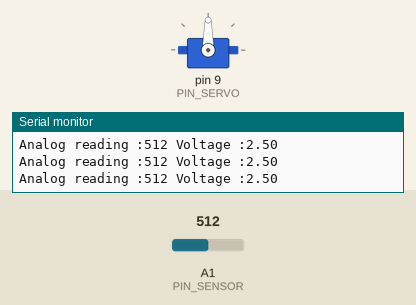
Recording of a sketch running on a simulated Arduino Uno, built with avr-gcc and run on an emulated ATmega328P. Parts: servo, the last lines printed to the serial monitor. The inputs (shaded band) are chosen by the test bench; at power-on: A1 (PIN_SENSOR) = 512.

Above: at 1.2 s.
1.3 s: A1 (PIN_SENSOR) set to 991
At 1.7 s:
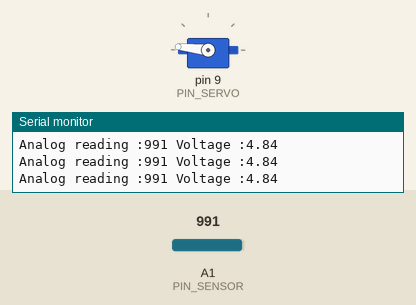
2.8 s: A1 (PIN_SENSOR) set to 1013
At 4.0 s:
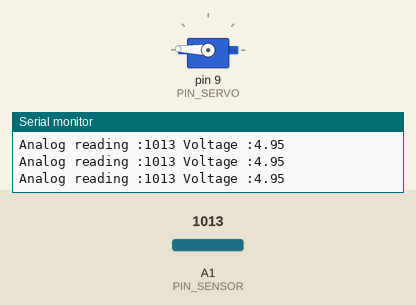
5.8 s: A1 (PIN_SENSOR) set to 900
At 6.3 s:
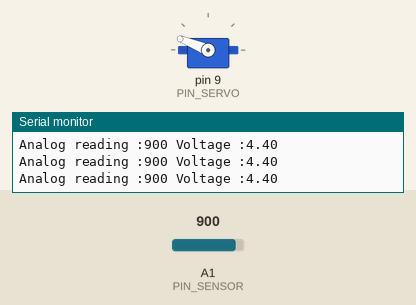
7.3 s: A1 (PIN_SENSOR) set to 1023
At 8.5 s:
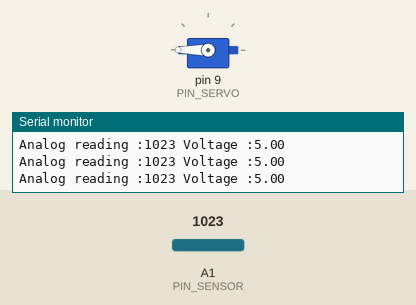
8.8 s: A1 (PIN_SENSOR) set to 716
At 9.8 s:
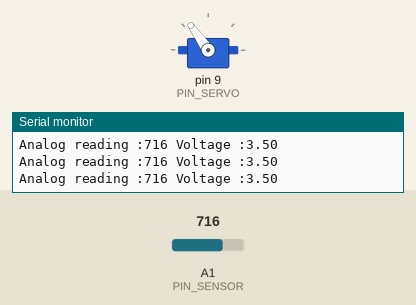
10.3 s: A1 (PIN_SENSOR) set to 110
At 10.8 s:
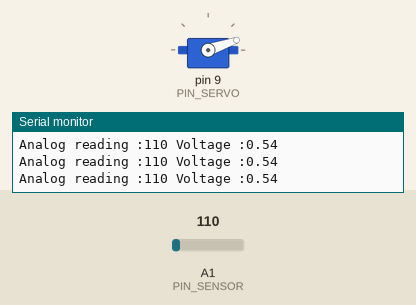
11.8 s: A1 (PIN_SENSOR) set to 91
Timing chart, 0 to 14.8 s (numbered marks = the images above; inputs shaded):
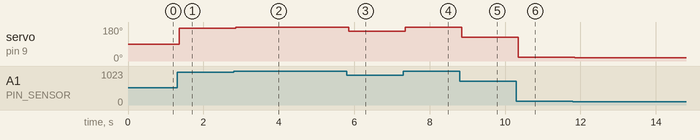

The sketch:

controlSystems.ino
```cpp
// JAMES HUGHES - INSTRUMENTATION AND CONTROL - LAB 5
```

b_servo.ino
```cpp
 // JAMES HUGHES - INSTRUMENTATION AND CONTROL - LAB 5

 # include<Servo.h> //INCLUDE SERVO LIBRARY:

class servoActuator { //SERVO CLASS
  private:
  byte PIN_SERVO;
  unsigned long timeOn;
  Servo ServMo;

  public:
  servoActuator(byte PIN_SERVO,unsigned long timeOn){//CONSTUCTOR TAKES INPUTS FROM Z_MAIN AND APPLIES TO CLASS VARIABLES:
  pinMode(PIN_SERVO, OUTPUT);
  this->PIN_SERVO = PIN_SERVO;
  this->timeOn = timeOn;
    }
void ServoAngle(int angle){ //THIS FUNCTION MAPS THE VOLTAGE OF THE OUTPUT TO THE ANGLE OF THE MOTOR
   ServMo.attach(PIN_SERVO);
   angle = map(angle, 0, 1023, 0, 180);
   ServMo.write(angle);
   delay(timeOn);
     }};
```

c_depthsensor.ino
```cpp
// JAMES HUGHES - INSTRUMENTATION AND CONTROL - LAB 5

class depthSensor { //DEPTH SENSOR CLASS
  private:
  int Pin_Input;
  int Sample_Time;
  int sensorValue;
  float voltage;
  unsigned long nextChangeTime = 0;

  public:
  depthSensor(byte Pin_Input,int Sample_Time){//CONSTUCTOR TAKES INPUTS FROM Z_MAIN AND APPLIES TO CLASS VARIABLES:
  this->Pin_Input = Pin_Input;
  this->Sample_Time = Sample_Time;
   }

void DataConvert(){ //THIS FUNCTION CONVERTS ANALOG INPUT TO VOLTAGE OUTPUT:
   unsigned long currentTime = millis();

    if(currentTime >= nextChangeTime) { //DATA OUTPUT SMOOTHING:

     this->sensorValue = analogRead(Pin_Input);//READ FROM ANALOGUE INPUT AND CONVERT TO VOLTAGE:

   this-> voltage = sensorValue * (5.0 / 1023.0);// CONVERTS ANALOGUE(0 - 1023) TO VOLTAGE (0 - 5V) AND STORE IN VARIABLE:
    nextChangeTime = currentTime + Sample_Time;
    }}
    float getvoltage(){//FUNCTION TO RETURN VOLTAGE TO Z_MAIN TO BE PRINTED
      return voltage;
    }
    int getsensorValue(){
      return sensorValue;
      delay(300);
    } };
```

z_main.ino
```cpp
// JAMES HUGHES - INSTRUMENTATION AND CONTROL - LAB 5

#define PIN_SENSOR A1 //ANALOGUE PIN ASSIGNED TO THE DEPTHSENSOR
#define PIN_SERVO 9 //DIGITAL PIN ASSIGNED TO THE SERVO

depthSensor depth = depthSensor(PIN_SENSOR,2);
servoActuator ServMo = servoActuator (PIN_SERVO,1);

int depthSensor = 0;
int val;

void setup() {
Serial.begin(9600);//START SERIAL PORT AT 9600 BAUD RATE:
}

void loop() {
  depth.DataConvert();
  Serial.print("Voltage :"); Serial.print(depth.getvoltage());
  Serial.println(" ");Serial.print("Analog reading :");Serial.print(depth.getsensorValue()); Serial.print(" ");
  //calls servo motor control using depth sensor values
  ServMo.ServoAngle(depth.getsensorValue());
}
```

Measured:
- after the input at 1.3 s, servo on pin 9 (PIN_SERVO): 90° → 174° after 0.06 s
- after the input at 2.8 s, servo on pin 9 (PIN_SERVO): 174° → 178° after 0.05 s
- after the input at 5.8 s, servo on pin 9 (PIN_SERVO): 178° → 158° after 0.05 s
- after the input at 7.3 s, servo on pin 9 (PIN_SERVO): 158° → 180° after 0.05 s
- after the input at 8.8 s, servo on pin 9 (PIN_SERVO): 180° → 125° after 0.05 s
- after the input at 10.3 s, servo on pin 9 (PIN_SERVO): 125° → 19° after 0.05 s
- after the input at 11.8 s, servo on pin 9 (PIN_SERVO): 19° → 16° after 0.05 s
